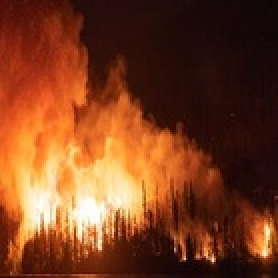
#> input picture Dataset/old_ds/Train_DS/Fire/F_0.jpg, 139 x 139 px, shrunk from 250 x 250 before the run, found by its file name (shown 2 times larger); its folder holds only this picture in this run
$ python dataset_information.py
#> lines starting #> are read from the running program, lines starting #| are printed output that depends on the picture
# -*- coding: utf-8 -*-
"""
@author: Alessandro Diana

Explanation:
    program to see properties and characteristics of the dataset such as the number of classes, how many images per class,
    and general information on the size of the images
"""
import os
import cv2
import numpy as np
import matplotlib.pyplot as plt

# ------------------------------------ start: global var ------------------------------------
# ---- status variable ----
del_corrupt_img = False                         # variable that indicate to the program whether it should delete any corrupted images in the dataset

# ---- dataset variables ----
img_number = 0                                  # total number of images in the dataset
classes = {}                                    # dictionary containing all the classes in the dataset and the number of images of each class
format_dict = {}                                # dictionary containing all the image formats in the dataset and for each of them the number of images
shape_dict = {}                                 # dictionary containing all the image shapes in the dataset and for each of them the number of images
top_shape_images = 10                           # the top frequent shapes for the images in the dataset
corrupt_images = []                             # array that will contain the name of the corrupted images that are in the dataset
RGB_mean_dict = {}                              # contain for each class the value for the color Blue , Green, Red. For a quick comparison of the colour distribution in the various classes and dataset.
                                                # the dictionary will have a key for each class and the corresponding value will be an array of three values.
# ---- path variables ----
path_dir_ds = "Dataset\old_ds\Train_DS"         # folder in which there are the image ds for training (old dataset)
#path_dir_ds = "Dataset\new_ds\Train_DS"        # folder in which there are the image ds for training (new dataset)
path_ds = os.path.join(os.pardir,path_dir_ds)   # complete folder to reach the ds -- P.S. For more detail read note 0, please (at the end of the file)
list_dir_ds = os.listdir(path_ds)               # list of the folders that are in the DS, one folder for each class
# ------------------------------------ end: global var ------------------------------------

# slide the images and labels form DataSet
for folder in list_dir_ds:                      # for each folder in DS
    if classes.get(str(folder)) is None:        # check if the classes is already registered
        classes[str(folder)] = 0                # set counter equal 0

    p = os.path.join(path_ds,folder)        # path of each folder

    for filename in os.listdir(p):                      # for each images on the current folder
        img_number +=1                                  # update images counter
        classes[str(folder)] += 1                       # update images in classes counter
        # I get the image format, I assume that there are no dots in the name of the images
        split_name = str(filename).split('.')           # split the filename
        format_name = split_name[-1]                    # get the format
        # check format
        if format_dict.get(format_name) is None:     # check if the format is already registered
            format_dict[format_name] = 1             # set counter equal 0
        else:
            format_dict[format_name] += 1            # update counter

        img = cv2.imread(os.path.join(p,filename))      # take current iamge
#> img is the input picture: shape (139, 139, 3); mean B, G, R 31.5, 61.9, 121.3
        if img is not None:                             # check image taken
            # check shape
            if shape_dict.get(str(img.shape)) is None:     # check if the shape is already registered
                shape_dict[str(img.shape)] = 1             # set counter equal 0
            else:
                shape_dict[str(img.shape)] += 1            # update counter
            # see the color contribution
            # for each image calculate the mean of the value of the Red, Green and Blue
            red_mean = img[:,:,2].mean()
#> red_mean = 121.3
            green_mean = img[:,:,1].mean()
#> green_mean = 61.88
            blue_mean = img[:,:,0].mean()
#> blue_mean = 31.51
            if RGB_mean_dict.get(str(folder)) is None:                              # check if there are already value for this class
                RGB_mean_dict[str(folder)] = [blue_mean,green_mean,red_mean]        # set with value
            else:
                temp_RGB = RGB_mean_dict[str(folder)]
                new_RGB = [temp_RGB[0] + blue_mean, temp_RGB[1] + green_mean , temp_RGB[2] + red_mean ]
                RGB_mean_dict[str(folder)] = new_RGB                                # update value
        else:                                           # corrupted image
            corrupt_images.append(str(filename))        # update
            if del_corrupt_img:                         # check if the porgram has to delete the corrupted images or not
                os.remove(os.path.join(p,filename))     # delete the images

# Dataset characteristics output
print("The dataset has " , img_number, " images.")                                      # total number of images in dataset
print("The number of classes are ",len(classes.keys()), ". ", list(classes.keys()))     # number of classes and name of each class
print("List of the classes and number of related images for each one")
sorted_class_dict = dict(sorted(classes.items(), key=lambda x: x[1], reverse=True))     # sort the classes dictionary. reverse = true the biggest class will be the first                                                                            # initialize the counter
for k,v in sorted_class_dict.items():                                                   # for to slide the sorted dict
    print(k, ': ', v)                                                                   # print key and value

if len(corrupt_images) != 0:                                                            #check if there are corrupted images
    print("There are ", len(corrupt_images)," corrupted images.\n",corrupt_images)

# number of shapes and images number for each shape
print("The number of different images shapes are ",len(shape_dict.keys()))
#for k,v in shape_dict.items():                                                          # for to see all images shapes
#    print("Shape: ",k," number of images: ",v)
# for to see the top k shape image with k as top_shape_images
sorted_shape_dict = dict(sorted(shape_dict.items(), key=lambda x: x[1], reverse=True))  # sort the shape_dictionary. reverse = true the most used shape will be the first
count = 0                                                                               # initialize the counter
for k,v in sorted_shape_dict.items():                                                   # for to slide the sorted dict
    if count >= top_shape_images:                                                       # check if is out of band for top k
        break
    print(k, ': ', v)                                                                   # print key and value
    count +=1                                                                           # update counter

# number of format and images number for each format
print("The number of different images format are ",len(format_dict.keys()))
#for k,v in format_dict.items():                                                         # for to see all images format
#    print("Format: ",k," number of images: ",v)
# for to see the top k format image with k as top_shape_images
sorted_format_dict = dict(sorted(format_dict.items(), key=lambda x: x[1], reverse=True))  # sort the shape_dictionary. reverse = true the most used shape will be the first
count = 0                                                                               # initialize the counter
for k,v in sorted_format_dict.items():                                                  # for to slide the sorted dict
    if count >= top_shape_images:                                                       # check if is out of band for top k
        break
    print(k, ': ', v)                                                                   # print key and value
    count +=1                                                                           # update counter

# show a plot that displays BRG bar gram for each class
for k,v in RGB_mean_dict.items():                                   # for to slide the sorted dict
    color = ["Blue", "Green", "Red"]                                # laber for bar in the bar gram
    x_pos = np.arange(len(color))
    plt.bar(x_pos, v, align='center')
    plt.xticks(x_pos, color)
    plt.ylabel('Value')
    plt.xlabel('Color')
    plt.title(k)                                                    # the title of the plot is the class
    plt.show()                                                      # shows bar grams
#> this loop made 2 passes
#> (k, v, color, x_pos) on passes 1 to 2: ('Fire', [31.51, 61.88, 121.3], ['Blue', 'Green', 'Red'], [0, 1, 2]), ('Non_Fire', [42.01, 88.59, 53.7], ['Blue', 'Green', 'Red'], [0, 1, 2])
#> pass 1, `plt.show()`:
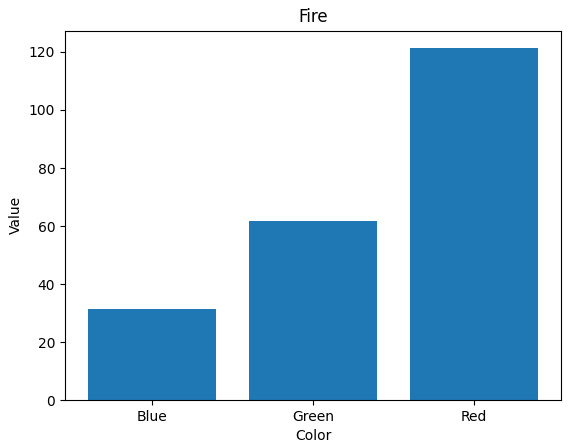
#> figure drawn by matplotlib, 1 panel; tallest bar 121.3 high, from x = 1.6 to 2.4
#> pass 2, `plt.show()`:
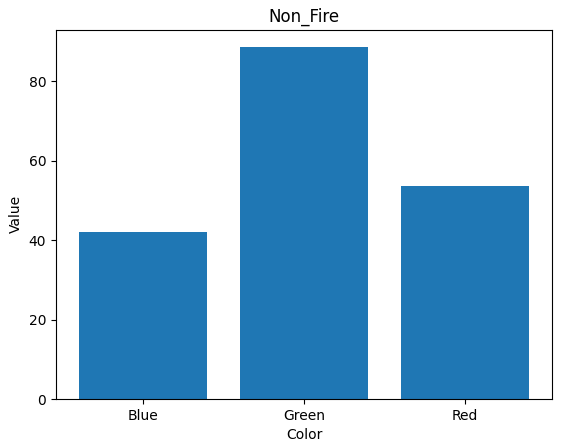
#> figure drawn by matplotlib, 1 panel; tallest bar 88.59 high, from x = 0.6 to 1.4

"""
-------- Notes --------
-- Note 0 --
The path to the dataset depends on the location of the dataset and this file.
The path variables work as long as you keep the structure of the project unchanged,
if you change the structure or the dataset to be examined you update the paths for a correct program functioning.
"""
